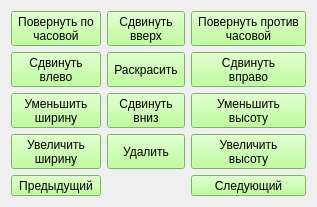
            <widget class="QWidget" name="paint_main_tool_update_lo">
             <layout class="QGridLayout" name="gridLayout">
              <property name="sizeConstraint">
               <enum>QLayout::SetDefaultConstraint</enum>
              </property>
              <item row="0" column="1">
               <widget class="QToolButton" name="paint_main_tool_update_up_btn">
                <property name="sizePolicy">
                 <sizepolicy hsizetype="Expanding" vsizetype="Expanding">
                  <horstretch>0</horstretch>
                  <verstretch>0</verstretch>
                 </sizepolicy>
                </property>
                <property name="styleSheet">
                 <string notr="true">QToolButton {
	background-color: rgb(170, 255, 127);
}</string>
                </property>
                <property name="text">
                 <string>Сдвинуть
вверх</string>
                </property>
                <property name="icon">
                 <iconset>
                  <normaloff>L-Images/MoveUpArrow.png</normaloff>L-Images/MoveUpArrow.png</iconset>
                </property>
                <property name="iconSize">
                 <size>
                  <width>24</width>
                  <height>24</height>
                 </size>
                </property>
                <property name="toolButtonStyle">
                 <enum>Qt::ToolButtonTextUnderIcon</enum>
                </property>
               </widget>
              </item>
              <item row="4" column="0">
               <widget class="QToolButton" name="paint_main_tool_update_previous_btn">
                <property name="sizePolicy">
                 <sizepolicy hsizetype="Expanding" vsizetype="Expanding">
                  <horstretch>0</horstretch>
                  <verstretch>0</verstretch>
                 </sizepolicy>
                </property>
                <property name="styleSheet">
                 <string notr="true">QToolButton {
	background-color: rgb(170, 255, 127);
}</string>
                </property>
                <property name="text">
                 <string>Предыдущий</string>
                </property>
                <property name="icon">
                 <iconset resource="resources.qrc">
                  <normaloff>:/new/images/L-Images/PreviousArrow.png</normaloff>:/new/images/L-Images/PreviousArrow.png</iconset>
                </property>
                <property name="iconSize">
                 <size>
                  <width>24</width>
                  <height>24</height>
                 </size>
                </property>
                <property name="toolButtonStyle">
                 <enum>Qt::ToolButtonTextUnderIcon</enum>
                </property>
                <property name="autoRaise">
                 <bool>false</bool>
                </property>
               </widget>
              </item>
              <item row="3" column="0">
               <widget class="QToolButton" name="paint_main_tool_update_uwidth_btn">
                <property name="sizePolicy">
                 <sizepolicy hsizetype="Expanding" vsizetype="Expanding">
                  <horstretch>0</horstretch>
                  <verstretch>0</verstretch>
                 </sizepolicy>
                </property>
                <property name="styleSheet">
                 <string notr="true">QToolButton {
	background-color: rgb(170, 255, 127);
}</string>
                </property>
                <property name="text">
                 <string>Увеличить
ширину</string>
                </property>
                <property name="icon">
                 <iconset resource="resources.qrc">
                  <normaloff>:/new/images/L-Images/ScaleWidthUp.png</normaloff>:/new/images/L-Images/ScaleWidthUp.png</iconset>
                </property>
                <property name="iconSize">
                 <size>
                  <width>24</width>
                  <height>24</height>
                 </size>
                </property>
                <property name="toolButtonStyle">
                 <enum>Qt::ToolButtonTextUnderIcon</enum>
                </property>
               </widget>
              </item>
              <item row="3" column="2">
               <widget class="QToolButton" name="paint_main_tool_update_uheight_btn">
                <property name="sizePolicy">
                 <sizepolicy hsizetype="Expanding" vsizetype="Expanding">
                  <horstretch>0</horstretch>
                  <verstretch>0</verstretch>
                 </sizepolicy>
                </property>
                <property name="styleSheet">
                 <string notr="true">QToolButton {
	background-color: rgb(170, 255, 127);
}</string>
                </property>
                <property name="text">
                 <string>Увеличить
высоту</string>
                </property>
                <property name="icon">
                 <iconset resource="resources.qrc">
                  <normaloff>:/new/images/L-Images/ScaleHeightUp.png</normaloff>:/new/images/L-Images/ScaleHeightUp.png</iconset>
                </property>
                <property name="iconSize">
                 <size>
                  <width>24</width>
                  <height>24</height>
                 </size>
                </property>
                <property name="toolButtonStyle">
                 <enum>Qt::ToolButtonTextUnderIcon</enum>
                </property>
               </widget>
              </item>
              <item row="3" column="1">
               <widget class="QToolButton" name="paint_main_tool_update_delete_btn">
                <property name="sizePolicy">
                 <sizepolicy hsizetype="Expanding" vsizetype="Expanding">
                  <horstretch>0</horstretch>
                  <verstretch>0</verstretch>
                 </sizepolicy>
                </property>
                <property name="styleSheet">
                 <string notr="true">QToolButton {
	background-color: rgb(170, 255, 127);
}</string>
                </property>
                <property name="text">
                 <string>Удалить</string>
                </property>
                <property name="icon">
                 <iconset resource="resources.qrc">
                  <normaloff>:/new/images/L-Images/Remove.png</normaloff>:/new/images/L-Images/Remove.png</iconset>
                </property>
                <property name="iconSize">
                 <size>
                  <width>24</width>
                  <height>24</height>
                 </size>
                </property>
                <property name="toolButtonStyle">
                 <enum>Qt::ToolButtonTextUnderIcon</enum>
                </property>
               </widget>
              </item>
              <item row="4" column="2">
               <widget class="QToolButton" name="paint_main_tool_update_next_btn">
                <property name="sizePolicy">
                 <sizepolicy hsizetype="Expanding" vsizetype="Expanding">
                  <horstretch>0</horstretch>
                  <verstretch>0</verstretch>
                 </sizepolicy>
                </property>
                <property name="styleSheet">
                 <string notr="true">QToolButton {
	background-color: rgb(170, 255, 127);
}</string>
                </property>
                <property name="text">
                 <string>Следующий</string>
                </property>
                <property name="icon">
                 <iconset resource="resources.qrc">
                  <normaloff>:/new/images/L-Images/NextArrow.png</normaloff>:/new/images/L-Images/NextArrow.png</iconset>
                </property>
                <property name="iconSize">
                 <size>
                  <width>24</width>
                  <height>24</height>
                 </size>
                </property>
                <property name="autoRepeat">
                 <bool>false</bool>
                </property>
                <property name="toolButtonStyle">
                 <enum>Qt::ToolButtonTextUnderIcon</enum>
                </property>
               </widget>
              </item>
              <item row="0" column="2">
               <widget class="QToolButton" name="paint_main_tool_update_lrotate_btn">
                <property name="sizePolicy">
                 <sizepolicy hsizetype="Expanding" vsizetype="Expanding">
                  <horstretch>0</horstretch>
                  <verstretch>0</verstretch>
                 </sizepolicy>
                </property>
                <property name="styleSheet">
                 <string notr="true">QToolButton {
	background-color: rgb(170, 255, 127);
}</string>
                </property>
                <property name="text">
                 <string>Повернуть против
часовой</string>
                </property>
                <property name="icon">
                 <iconset resource="resources.qrc">
                  <normaloff>:/new/images/L-Images/RotateLeftArrow.png</normaloff>:/new/images/L-Images/RotateLeftArrow.png</iconset>
                </property>
                <property name="iconSize">
                 <size>
                  <width>24</width>
                  <height>24</height>
                 </size>
                </property>
                <property name="popupMode">
                 <enum>QToolButton::DelayedPopup</enum>
                </property>
                <property name="toolButtonStyle">
                 <enum>Qt::ToolButtonTextUnderIcon</enum>
                </property>
                <property name="autoRaise">
                 <bool>false</bool>
                </property>
               </widget>
              </item>
              <item row="1" column="2">
               <widget class="QToolButton" name="paint_main_tool_update_right_btn">
                <property name="sizePolicy">
                 <sizepolicy hsizetype="Expanding" vsizetype="Expanding">
                  <horstretch>0</horstretch>
                  <verstretch>0</verstretch>
                 </sizepolicy>
                </property>
                <property name="styleSheet">
                 <string notr="true">QToolButton {
	background-color: rgb(170, 255, 127);
}</string>
                </property>
                <property name="text">
                 <string>Сдвинуть
вправо</string>
                </property>
                <property name="icon">
                 <iconset>
                  <normaloff>L-Images/MoveRightArrow.png</normaloff>L-Images/MoveRightArrow.png</iconset>
                </property>
                <property name="iconSize">
                 <size>
                  <width>24</width>
                  <height>24</height>
                 </size>
                </property>
                <property name="toolButtonStyle">
                 <enum>Qt::ToolButtonTextUnderIcon</enum>
                </property>
               </widget>
              </item>
              <item row="2" column="2">
               <widget class="QToolButton" name="paint_main_tool_update_dheight_btn">
                <property name="sizePolicy">
                 <sizepolicy hsizetype="Expanding" vsizetype="Expanding">
                  <horstretch>0</horstretch>
                  <verstretch>0</verstretch>
                 </sizepolicy>
                </property>
                <property name="styleSheet">
                 <string notr="true">QToolButton {
	background-color: rgb(170, 255, 127);
}</string>
                </property>
                <property name="text">
                 <string>Уменьшить
высоту</string>
                </property>
                <property name="icon">
                 <iconset resource="resources.qrc">
                  <normaloff>:/new/images/L-Images/ScaleHeightDown.png</normaloff>:/new/images/L-Images/ScaleHeightDown.png</iconset>
                </property>
                <property name="iconSize">
                 <size>
                  <width>24</width>
                  <height>24</height>
                 </size>
                </property>
                <property name="toolButtonStyle">
                 <enum>Qt::ToolButtonTextUnderIcon</enum>
                </property>
               </widget>
              </item>
              <item row="2" column="1">
               <widget class="QToolButton" name="paint_main_tool_update_down_btn">
                <property name="sizePolicy">
                 <sizepolicy hsizetype="Expanding" vsizetype="Expanding">
                  <horstretch>0</horstretch>
                  <verstretch>0</verstretch>
                 </sizepolicy>
                </property>
                <property name="styleSheet">
                 <string notr="true">QToolButton {
	background-color: rgb(170, 255, 127);
}</string>
                </property>
                <property name="text">
                 <string>Сдвинуть
вниз</string>
                </property>
                <property name="icon">
                 <iconset>
                  <normaloff>L-Images/MoveDownArrow.png</normaloff>L-Images/MoveDownArrow.png</iconset>
                </property>
                <property name="iconSize">
                 <size>
                  <width>24</width>
                  <height>24</height>
                 </size>
                </property>
                <property name="toolButtonStyle">
                 <enum>Qt::ToolButtonTextUnderIcon</enum>
                </property>
               </widget>
              </item>
              <item row="1" column="0">
               <widget class="QToolButton" name="paint_main_tool_update_left_btn">
                <property name="sizePolicy">
                 <sizepolicy hsizetype="Expanding" vsizetype="Expanding">
                  <horstretch>0</horstretch>
                  <verstretch>0</verstretch>
                 </sizepolicy>
                </property>
                <property name="styleSheet">
                 <string notr="true">QToolButton {
	background-color: rgb(170, 255, 127);
}</string>
                </property>
                <property name="text">
                 <string>Сдвинуть
влево</string>
                </property>
                <property name="icon">
                 <iconset>
                  <normaloff>L-Images/MoveLeftArrow.png</normaloff>L-Images/MoveLeftArrow.png</iconset>
                </property>
                <property name="iconSize">
                 <size>
                  <width>24</width>
                  <height>24</height>
                 </size>
                </property>
                <property name="toolButtonStyle">
                 <enum>Qt::ToolButtonTextUnderIcon</enum>
                </property>
               </widget>
              </item>
              <item row="2" column="0">
               <widget class="QToolButton" name="paint_main_tool_update_dwidth_btn">
                <property name="sizePolicy">
                 <sizepolicy hsizetype="Expanding" vsizetype="Expanding">
                  <horstretch>0</horstretch>
                  <verstretch>0</verstretch>
                 </sizepolicy>
                </property>
                <property name="styleSheet">
                 <string notr="true">QToolButton {
	background-color: rgb(170, 255, 127);
}</string>
                </property>
                <property name="text">
                 <string>Уменьшить
ширину</string>
                </property>
                <property name="icon">
                 <iconset resource="resources.qrc">
                  <normaloff>:/new/images/L-Images/ScaleWidthDown.png</normaloff>:/new/images/L-Images/ScaleWidthDown.png</iconset>
                </property>
                <property name="iconSize">
                 <size>
                  <width>24</width>
                  <height>24</height>
                 </size>
                </property>
                <property name="toolButtonStyle">
                 <enum>Qt::ToolButtonTextUnderIcon</enum>
                </property>
               </widget>
              </item>
              <item row="0" column="0">
               <widget class="QToolButton" name="paint_main_tool_update_rrotate_btn">
                <property name="sizePolicy">
                 <sizepolicy hsizetype="Expanding" vsizetype="Expanding">
                  <horstretch>0</horstretch>
                  <verstretch>0</verstretch>
                 </sizepolicy>
                </property>
                <property name="styleSheet">
                 <string notr="true">QToolButton {
	background-color: rgb(170, 255, 127);
}</string>
                </property>
                <property name="text">
                 <string>Повернуть по
часовой</string>
                </property>
                <property name="icon">
                 <iconset resource="resources.qrc">
                  <normaloff>:/new/images/L-Images/RotateRightArrow.png</normaloff>:/new/images/L-Images/RotateRightArrow.png</iconset>
                </property>
                <property name="iconSize">
                 <size>
                  <width>24</width>
                  <height>24</height>
                 </size>
                </property>
                <property name="toolButtonStyle">
                 <enum>Qt::ToolButtonTextUnderIcon</enum>
                </property>
               </widget>
              </item>
              <item row="1" column="1">
               <widget class="QToolButton" name="paint_main_tool_update_fill_btn">
                <property name="sizePolicy">
                 <sizepolicy hsizetype="Expanding" vsizetype="Expanding">
                  <horstretch>0</horstretch>
                  <verstretch>0</verstretch>
                 </sizepolicy>
                </property>
                <property name="styleSheet">
                 <string notr="true">QToolButton {
	background-color: rgb(170, 255, 127);
}</string>
                </property>
                <property name="text">
                 <string>Раскрасить</string>
                </property>
                <property name="icon">
                 <iconset resource="resources.qrc">
                  <normaloff>:/new/images/L-Images/Paint.png</normaloff>:/new/images/L-Images/Paint.png</iconset>
                </property>
                <property name="iconSize">
                 <size>
                  <width>24</width>
                  <height>24</height>
                 </size>
                </property>
                <property name="toolButtonStyle">
                 <enum>Qt::ToolButtonTextUnderIcon</enum>
                </property>
               </widget>
              </item>
             </layout>
            </widget>
